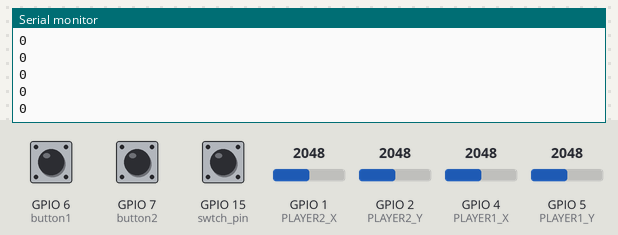
Simulated run of this program. Board: ESP32-S3. Parts: the last lines printed to the serial monitor. The inputs (shaded band) are chosen by the test bench; at power-on: GPIO 1 (PLAYER2_X) = 2048, GPIO 2 (PLAYER2_Y) = 2048, GPIO 4 (PLAYER1_X) = 2048, GPIO 5 (PLAYER1_Y) = 2048, GPIO 6 (button1) HIGH, GPIO 7 (button2) HIGH, GPIO 15 (swtch_pin) HIGH.

Above: at 1.2 s.
1.3 s: GPIO 1 (PLAYER2_X) set to 2866
At 2.4 s:
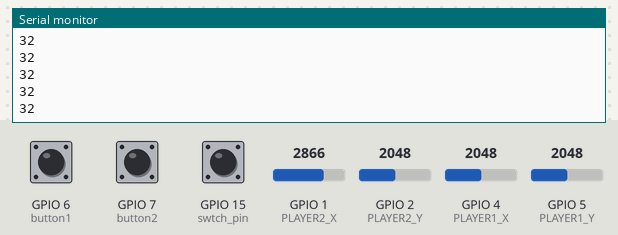
2.8 s: GPIO 2 (PLAYER2_Y) set to 2866
At 3.6 s:
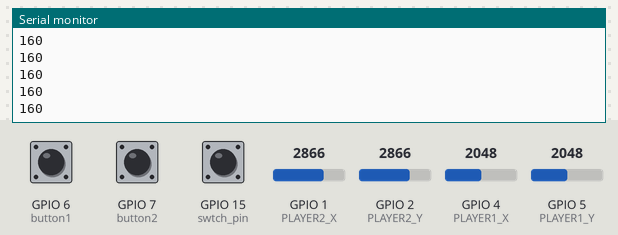
4.3 s: GPIO 4 (PLAYER1_X) set to 2866
At 5.4 s:
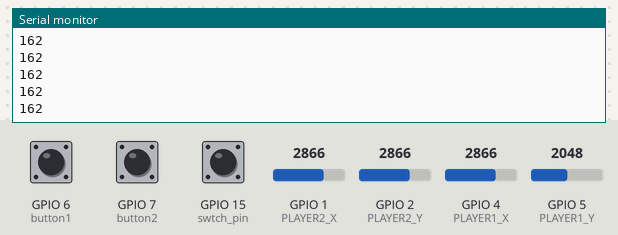
5.8 s: GPIO 5 (PLAYER1_Y) set to 2866
At 6.9 s:
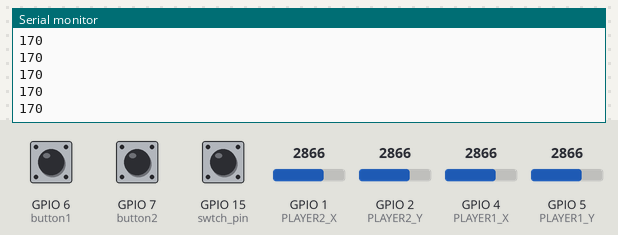
7.3 s: GPIO 6 (button1) pulled LOW for 0.15 s
8.9 s: GPIO 7 (button2) pulled LOW for 0.15 s
Timing chart, 0 to 11.5 s (numbered marks = the images above; inputs shaded):
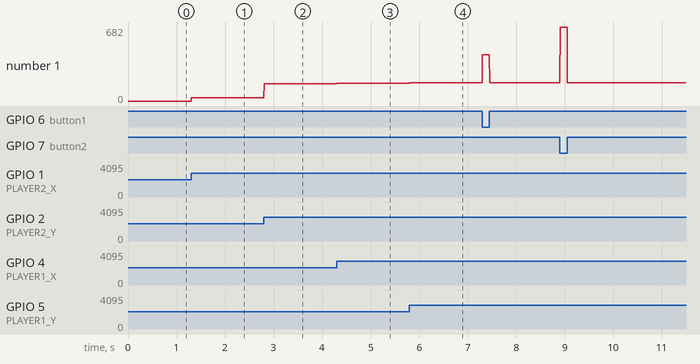

The program:

main.cpp
```cpp
#include <Arduino.h>
#include <Wire.h>
#include <Adafruit_GFX.h>
#include <Adafruit_SSD1306.h>


// put function declarations here:
//e.g int myFunction(int, int);

const int button1 = 6;
const int button2 = 7;
const int swtch_pin = 15;
const int PLAYER1_X = 4, PLAYER1_Y = 5;
const int PLAYER2_X = 1, PLAYER2_Y = 2;

const int CENTER = 1800; // Middle of analog read range
const int NEUTRAL_RANGE = 1000; // plus/minus 800 from middle is neutral input

uint8_t readJoystick(int xPin, int yPin){
  int x = analogRead(xPin);
  int y = analogRead(yPin);

  uint8_t bits = 0;

  if (x < CENTER - NEUTRAL_RANGE){ bits |= (1 << 0);}
  if (x > CENTER + NEUTRAL_RANGE){ bits |= (1 << 1);}
  if (y < CENTER - NEUTRAL_RANGE){ bits |= (1 << 2);}
  if (y > CENTER + NEUTRAL_RANGE){ bits |= (1 << 3);}

  return bits;
}

uint8_t readDigital(int button_1, int button_2, int switch_pin){
  uint8_t is_pressed = 0;

  if (digitalRead(button_1) == LOW){is_pressed |= (1<<0);} // button for player 1
  if (digitalRead(button_2) == LOW){is_pressed |= (1<<1);} // button for player 2
  if (digitalRead(switch_pin) == LOW){is_pressed |= (1<<2);} // switch for on off?

  return is_pressed;

}

void sendState(uint16_t state){
  Serial.println(state);
}

void setup() {

  // put your setup code here, to run once:

  Serial.begin(115200);
  pinMode(PLAYER1_X, INPUT);
  pinMode(PLAYER1_Y, INPUT);
  pinMode(PLAYER2_X, INPUT);
  pinMode(PLAYER2_Y, INPUT);
  pinMode(button1, INPUT_PULLUP);
  pinMode(button2, INPUT_PULLUP);
  pinMode(swtch_pin, INPUT_PULLUP);

}

void loop() {
  // put your main code here, to run repeatedly:
  // Combine states of joysticks, buttons, and switch into single 16 bit number
  uint16_t state = readJoystick(PLAYER1_X, PLAYER1_Y) | (readJoystick(PLAYER2_X, PLAYER2_Y) << 4) | (readDigital(button1, button2, swtch_pin) << 8);
  sendState(state);
  delay(5);
}
```

Measured:
- after the input at 1.3 s, the serial monitor: prints a new line at once (image 1)
- after the input at 2.8 s, the serial monitor: prints a new line at once (image 2)
- after the input at 4.3 s, the serial monitor: prints a new line at once (image 3)
- after the input at 5.8 s, the serial monitor: prints a new line at once (image 4)
- plotted number 1: 0 → 32 after the input at 1.3 s, 32 → 160 after the input at 2.8 s, 160 → 162 after the input at 4.3 s, 162 → 170 after the input at 5.8 s
